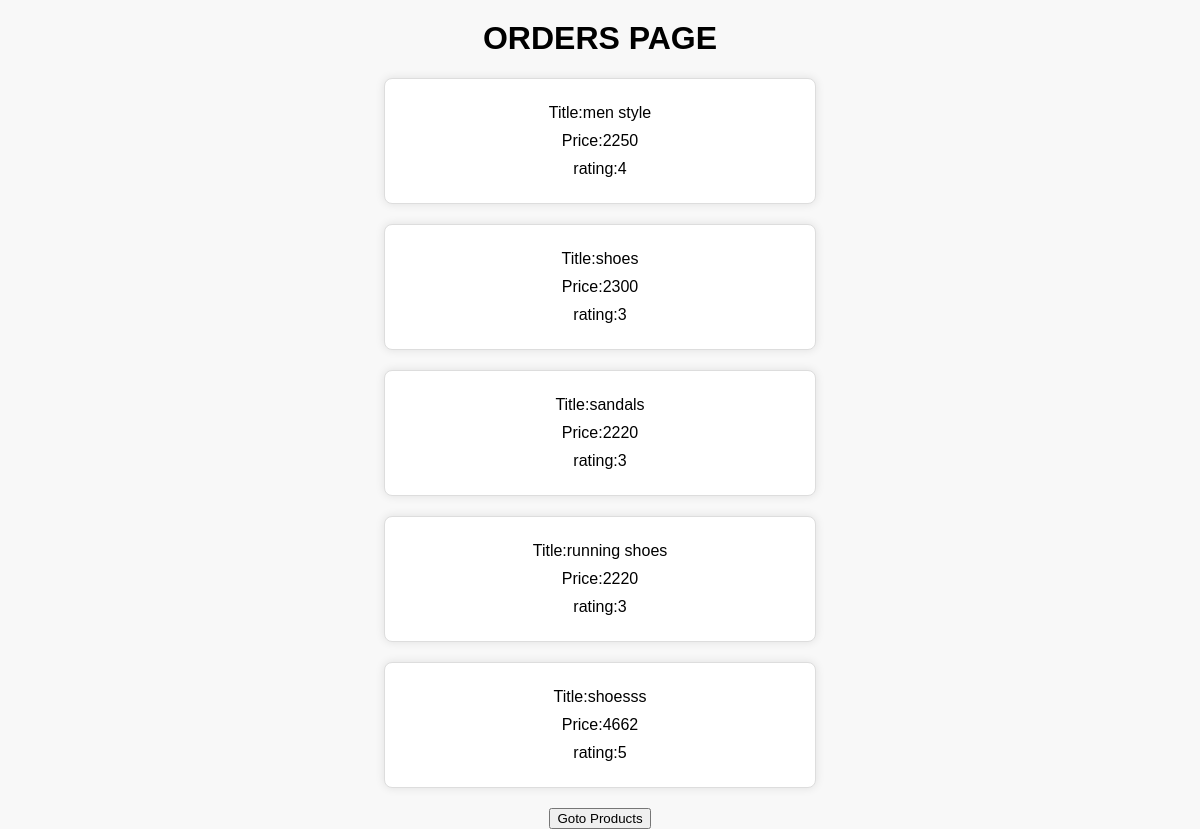
Screenshot of /orders/ with the database file from the repository.
### orders/models.py (models this page shows)
class orders_list(models.Model):
    product= models.OneToOneField(ProductList,on_delete=models.CASCADE,default=1,unique=False)
    def __str__(self):
        return self.product.title

### products/models.py (models this page shows, shortened)
class ProductList(models.Model):
    title=models.CharField(max_length=250)
    price=models.IntegerField(default=0)
    rating=models.IntegerField(default=0)

### orders/views.py (the view)
# urls.py: path('orders/',orders),
def orders(request):
    data=orders_list.objects.all()
    print('Data from Products Table',data)
    prd={
        'data':data
    }
    return render(request,'orders.html',context=prd)

### templates/orders.html (shortened to what this page needs)
<!DOCTYPE html>
<html lang="en">
<head>
</head>
<body>
    <h1>ORDERS PAGE</h1>
    {% for i in data %}
    <ol>
        <li>Title:{{ i.product.title }}</li>
        <li>Price:{{ i.product.price }}</li>
        <li>rating:{{ i.product.rating }}</li>
    </ol>
    {% endfor %}
    <button onclick="location.href='http://127.0.0.1:8000/products/'">Goto Products</button>
</body>
</body>
</html>

### templates/orders.html (style rules this page uses)
body { font-family: 'Arial', sans-serif; background-color: #f8f8f8; margin: 0; padding: 0; box-sizing: border-box; text-align: center; background-image: url('https://img.mensxp.com/media/content/2020/Sep/Interesting-Facts-About-Mens-Fashion-740x500-5_5f5b31603d058.jpeg'); background-position: center; background-repeat: no-repeat; background-size: cover; }
h1 { color: #000000; margin-top: 20px; }
ol { list-style-type: none; background-color: #fff; padding: 15px; margin: 20px auto; max-width: 400px; border: 1px solid #ddd; border-radius: 8px; box-shadow: 0 0 10px rgba(0, 0, 0, 0.1); }
li { margin: 10px 0; }

### rows the page displays
orders_list: product "men style", product.price "2250", product.rating "4"
orders_list: product "shoes", product.price "2300", product.rating "3"
orders_list: product "sandals", product.price "2220", product.rating "3"
orders_list: product "running shoes", product.price "2220", product.rating "3"
orders_list: product "shoesss", product.price "4662", product.rating "5"
